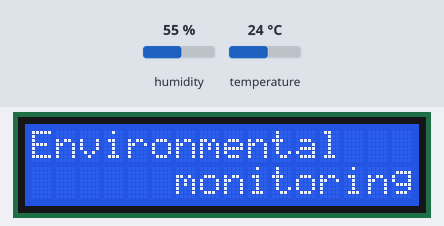
Recording of a program running on a simulated Raspberry Pi (BCM pin numbers). Shown: 16×2 character LCD. The test bench sets the inputs (shaded band); at power-on: humidity 55 %, temperature 24 °C. What the program prints to the terminal is not drawn.

Above: at 1.2 s.
1.3 s: humidity set to 22 %
At 3.4 s:
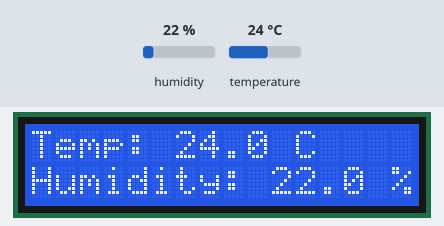
10.0 s: temperature set to 12 °C
At 17.55 s:
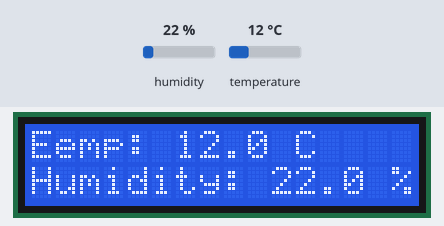
18.9 s: humidity set to 40 %
At 21.0 s:
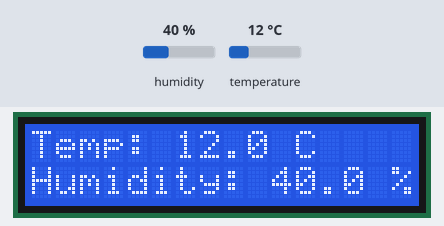
26.4 s: temperature set to 19 °C
At 32.3 s:
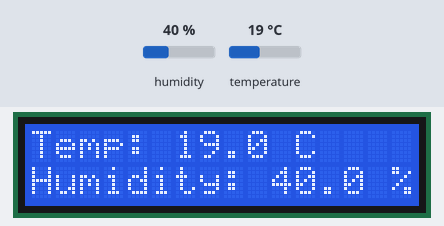
Timing chart, 0 to 33.8 s (numbered marks = the images above; inputs shaded):
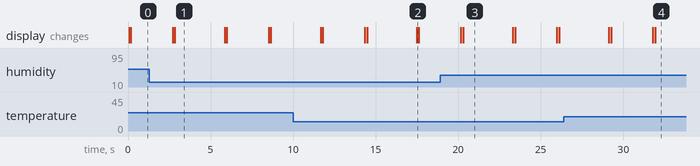

The program:

DisplayTemperature.py
```python
#!/usr/bin/python
#source :https://bitbucket.org/MattHawkinsUK/rpispy-misc/raw/master/python/lcd_i2c.py

import smbus
import time
import sys
import Adafruit_DHT

# Define some device parameters
I2C_ADDR  = 0x27 # I2C device address
LCD_WIDTH = 16   # Maximum characters per line

# Define some device constants
LCD_CHR = 1 # Mode - Sending data
LCD_CMD = 0 # Mode - Sending command

LCD_LINE_1 = 0x80 # LCD RAM address for the 1st line
LCD_LINE_2 = 0xC0 # LCD RAM address for the 2nd line
LCD_LINE_3 = 0x94 # LCD RAM address for the 3rd line
LCD_LINE_4 = 0xD4 # LCD RAM address for the 4th line

LCD_BACKLIGHT  = 0x08  # On
#LCD_BACKLIGHT = 0x00  # Off

ENABLE = 0b00000100 # Enable bit

# Timing constants
E_PULSE = 0.0005
E_DELAY = 0.0005

#Open I2C interface
#bus = smbus.SMBus(0)  # Rev 1 Pi uses 0
bus = smbus.SMBus(1) # Rev 2 Pi uses 1

def lcd_init():
  # Initialise display
  lcd_byte(0x33,LCD_CMD) # 110011 Initialise
  lcd_byte(0x32,LCD_CMD) # 110010 Initialise
  lcd_byte(0x06,LCD_CMD) # 000110 Cursor move direction
  lcd_byte(0x0C,LCD_CMD) # 001100 Display On,Cursor Off, Blink Off
  lcd_byte(0x28,LCD_CMD) # 101000 Data length, number of lines, font size
  lcd_byte(0x01,LCD_CMD) # 000001 Clear display
  time.sleep(E_DELAY)

def lcd_byte(bits, mode):
  # Send byte to data pins
  # bits = the data
  # mode = 1 for data
  #        0 for command

  bits_high = mode | (bits & 0xF0) | LCD_BACKLIGHT
  bits_low = mode | ((bits<<4) & 0xF0) | LCD_BACKLIGHT

  # High bits
  bus.write_byte(I2C_ADDR, bits_high)
  lcd_toggle_enable(bits_high)

  # Low bits
  bus.write_byte(I2C_ADDR, bits_low)
  lcd_toggle_enable(bits_low)

def lcd_toggle_enable(bits):
  # Toggle enable
  time.sleep(E_DELAY)
  bus.write_byte(I2C_ADDR, (bits | ENABLE))
  time.sleep(E_PULSE)
  bus.write_byte(I2C_ADDR,(bits & ~ENABLE))
  time.sleep(E_DELAY)

def lcd_string(message,line):
  # Send string to display

  message = message.ljust(LCD_WIDTH," ")

  lcd_byte(line, LCD_CMD)

  for i in range(LCD_WIDTH):
    lcd_byte(ord(message[i]),LCD_CHR)

def main():
  # Main program block

  # Initialise display
  lcd_init()

  while True:

    # Send some test

    lcd_string("Environmental   ",LCD_LINE_1)
    lcd_string("      monitoring",LCD_LINE_2)

    time.sleep(2)
    humidity, templature = Adafruit_DHT.read_retry(22,4)
    print 'Temp: {0:0.1f} C Humidity: {1:0.1f} %'.format(templature, humidity)
    # Send some more text
    lcd_string('Temp: {0:0.1f} C'.format(templature),LCD_LINE_1)
    lcd_string('Humidity: {0:0.1f} %'.format(humidity),LCD_LINE_2)

    time.sleep(3)

if __name__ == '__main__':

  try:
    main()
  except KeyboardInterrupt:
    pass
  finally:
    lcd_byte(0x01, LCD_CMD)
```

Measured:
- what the display in image 1 shows lasts 3.1 s, from 2.8 s to 5.9 s
